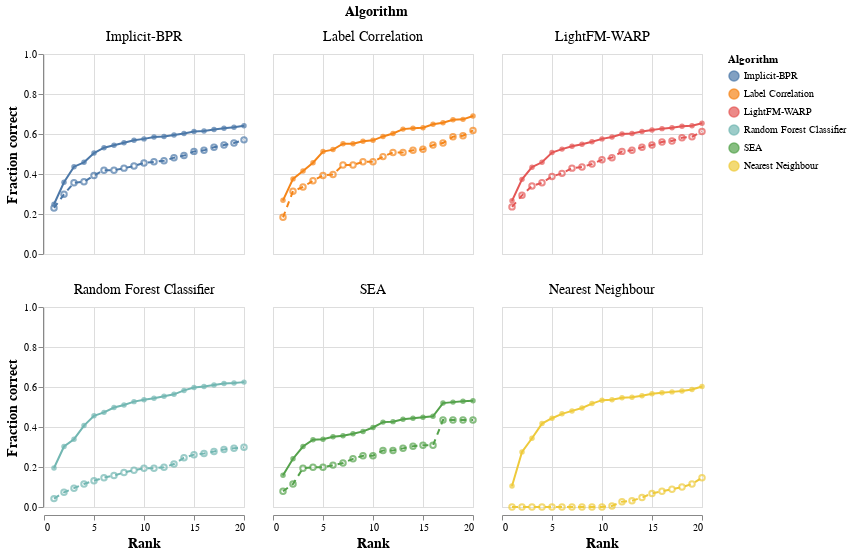

Source (notebook cell):
### Code cell
mega = ( ch.mark_line() + ch.mark_point(filled=True) ) + \
( ch_nn.mark_line(strokeDash=[6,5]) + ch_nn.mark_point() )

mega_ch = mega.properties(width=200).facet(
    facet=alt.Facet('Algorithm:N',sort=alt.SortArray(niceNames)),
    columns=3
).configure_axis(
    #labelFontSize=14,
    titleFontSize=14 
).configure_header(
    titleFontSize=14,
    labelFontSize=14
)

mega_ch.save('./figures/ecdf_gt10.html')

mega_ch

### Figure 1 — Vega-Lite specification as saved in the notebook (floating-point values rounded to 4 significant figures)
{"config": {"view": {"continuousWidth": 400, "continuousHeight": 300}, "axis": {"titleFontSize": 14}, "header": {"labelFontSize": 14, "titleFontSize": 14}}, "data": {"name": "data-ded8ed6f6a8743ad3e2b45590cc843c6"}, "facet": {"type": "nominal", "field": "Algorithm", "sort": ["Implicit-BPR", "Label Correlation", "LightFM-WARP", "Random Forest Classifier", "SEA", "Nearest Neighbour"]}, "spec": {"layer": [{"mark": "line", "encoding": {"color": {"type": "nominal", "field": "Algorithm", "sort": ["Implicit-BPR", "Label Correlation", "LightFM-WARP", "Random Forest Classifier", "SEA", "Nearest Neighbour"]}, "x": {"type": "quantitative", "field": "x", "title": "Rank"}, "y": {"type": "quantitative", "field": "y", "scale": {"domain": [0, 1]}, "title": "Fraction correct"}}, "height": 200}, {"mark": {"type": "point", "filled": true}, "encoding": {"color": {"type": "nominal", "field": "Algorithm", "sort": ["Implicit-BPR", "Label Correlation", "LightFM-WARP", "Random Forest Classifier", "SEA", "Nearest Neighbour"]}, "x": {"type": "quantitative", "field": "x", "title": "Rank"}, "y": {"type": "quantitative", "field": "y", "scale": {"domain": [0, 1]}, "title": "Fraction correct"}}, "height": 200}, {"layer": [{"mark": {"type": "line", "strokeDash": [6, 5]}, "encoding": {"color": {"type": "nominal", "field": "Algorithm", "sort": ["Implicit-BPR", "Label Correlation", "LightFM-WARP", "Random Forest Classifier", "SEA", "Nearest Neighbour"]}, "x": {"type": "quantitative", "field": "x"}, "y": {"type": "quantitative", "field": "y_nn", "scale": {"domain": [0, 1]}}}, "height": 200}, {"mark": "point", "encoding": {"color": {"type": "nominal", "field": "Algorithm", "sort": ["Implicit-BPR", "Label Correlation", "LightFM-WARP", "Random Forest Classifier", "SEA", "Nearest Neighbour"]}, "x": {"type": "quantitative", "field": "x"}, "y": {"type": "quantitative", "field": "y_nn", "scale": {"domain": [0, 1]}}}, "height": 200}]}], "width": 200}, "columns": 3, "$schema": "https://vega.github.io/schema/vega-lite/v4.8.1.json", "datasets": {"data-ded8ed6f6a8743ad3e2b45590cc843c6": [{"x": "1", "y": "0.24878048780487805", "y_nn": "0.23036649214659685", "Algorithm": "Implicit-BPR"}, {"x": "2", "y": "0.35853658536585364", "y_nn": "0.29842931937172773", "Algorithm": "Implicit-BPR"}, {"x": "3", "y": "0.43658536585365854", "y_nn": "0.35602094240837695", "Algorithm": "Implicit-BPR"}, {"x": "4", "y": "0.4585365853658537", "y_nn": "0.3612565445026178", "Algorithm": "Implicit-BPR"}, {"x": "5", "y": "0.5048780487804878", "y_nn": "0.39267015706806285", "Algorithm": "Implicit-BPR"}, {"x": "6", "y": "0.5317073170731708", "y_nn": "0.418848167539267", "Algorithm": "Implicit-BPR"}, {"x": "7", "y": "0.5439024390243903", "y_nn": "0.418848167539267", "Algorithm": "Implicit-BPR"}, {"x": "8", "y": "0.5560975609756098", "y_nn": "0.4293193717277487", "Algorithm": "Implicit-BPR"}, {"x": "9", "y": "0.5682926829268292", "y_nn": "0.4397905759162304", "Algorithm": "Implicit-BPR"}, {"x": "10", "y": "0.5756097560975609", "y_nn": "0.45549738219895286", "Algorithm": "Implicit-BPR"}, {"x": "11", "y": "0.5853658536585366", "y_nn": "0.4607329842931937", "Algorithm": "Implicit-BPR"}, {"x": "12", "y": "0.5878048780487805", "y_nn": "0.46596858638743455", "Algorithm": "Implicit-BPR"}, {"x": "13", "y": "0.5951219512195122", "y_nn": "0.4816753926701571", "Algorithm": "Implicit-BPR"}, {"x": "14", "y": "0.6024390243902439", "y_nn": "0.49214659685863876", "Algorithm": "Implicit-BPR"}, {"x": "15", "y": "0.6121951219512195", "y_nn": "0.5130890052356021", "Algorithm": "Implicit-BPR"}, {"x": "16", "y": "0.6146341463414634", "y_nn": "0.518324607329843", "Algorithm": "Implicit-BPR"}, {"x": "17", "y": "0.6219512195121951", "y_nn": "0.5340314136125655", "Algorithm": "Implicit-BPR"}, {"x": "18", "y": "0.6292682926829268", "y_nn": "0.5445026178010471", "Algorithm": "Implicit-BPR"}, {"x": "19", "y": "0.6341463414634146", "y_nn": "0.5549738219895288", "Algorithm": "Implicit-BPR"}, {"x": "20", "y": "0.6414634146341464", "y_nn": "0.5706806282722513", "Algorithm": "Implicit-BPR"}, {"x": "1", "y": "0.2682926829268293", "y_nn": "0.18324607329842932", "Algorithm": "Label Correlation"}, {"x": "2", "y": "0.375609756097561", "y_nn": "0.31413612565445026", "Algorithm": "Label Correlation"}, {"x": "3", "y": "0.4146341463414634", "y_nn": "0.33507853403141363", "Algorithm": "Label Correlation"}, {"x": "4", "y": "0.4560975609756098", "y_nn": "0.36649214659685864", "Algorithm": "Label Correlation"}, {"x": "5", "y": "0.5121951219512195", "y_nn": "0.39267015706806285", "Algorithm": "Label Correlation"}, {"x": "6", "y": "0.5219512195121951", "y_nn": "0.39790575916230364", "Algorithm": "Label Correlation"}, {"x": "7", "y": "0.551219512195122", "y_nn": "0.44502617801047123", "Algorithm": "Label Correlation"}, {"x": "8", "y": "0.551219512195122", "y_nn": "0.44502617801047123", "Algorithm": "Label Correlation"}, {"x": "9", "y": "0.5634146341463414", "y_nn": "0.4607329842931937", "Algorithm": "Label Correlation"}, {"x": "10", "y": "0.5682926829268292", "y_nn": "0.4607329842931937", "Algorithm": "Label Correlation"}, {"x": "11", "y": "0.5878048780487805", "y_nn": "0.4869109947643979", "Algorithm": "Label Correlation"}, {"x": "12", "y": "0.6024390243902439", "y_nn": "0.5078534031413613", "Algorithm": "Label Correlation"}, {"x": "13", "y": "0.624390243902439", "y_nn": "0.5078534031413613", "Algorithm": "Label Correlation"}, {"x": "14", "y": "0.6292682926829268", "y_nn": "0.518324607329843", "Algorithm": "Label Correlation"}, {"x": "15", "y": "0.6317073170731707", "y_nn": "0.5235602094240838", "Algorithm": "Label Correlation"}, {"x": "16", "y": "0.6487804878048781", "y_nn": "0.5445026178010471", "Algorithm": "Label Correlation"}, {"x": "17", "y": "0.6560975609756098", "y_nn": "0.5549738219895288", "Algorithm": "Label Correlation"}, {"x": "18", "y": "0.6707317073170732", "y_nn": "0.5863874345549738", "Algorithm": "Label Correlation"}, {"x": "19", "y": "0.6731707317073171", "y_nn": "0.5916230366492147", "Algorithm": "Label Correlation"}, {"x": "20", "y": "0.6902439024390243", "y_nn": "0.6178010471204188", "Algorithm": "Label Correlation"}, {"x": "1", "y": "0.2658536585365854", "y_nn": "0.2356020942408377", "Algorithm": "LightFM-WARP"}, {"x": "2", "y": "0.37317073170731707", "y_nn": "0.2931937172774869", "Algorithm": "LightFM-WARP"}, {"x": "3", "y": "0.43414634146341463", "y_nn": "0.3403141361256545", "Algorithm": "LightFM-WARP"}, {"x": "4", "y": "0.4585365853658537", "y_nn": "0.35602094240837695", "Algorithm": "LightFM-WARP"}, {"x": "5", "y": "0.5073170731707317", "y_nn": "0.387434554973822", "Algorithm": "LightFM-WARP"}, {"x": "6", "y": "0.524390243902439", "y_nn": "0.4031413612565445", "Algorithm": "LightFM-WARP"}, {"x": "7", "y": "0.5390243902439025", "y_nn": "0.4293193717277487", "Algorithm": "LightFM-WARP"}, {"x": "8", "y": "0.5487804878048781", "y_nn": "0.43455497382198954", "Algorithm": "LightFM-WARP"}, {"x": "9", "y": "0.5609756097560976", "y_nn": "0.450261780104712", "Algorithm": "LightFM-WARP"}, {"x": "10", "y": "0.5756097560975609", "y_nn": "0.4712041884816754", "Algorithm": "LightFM-WARP"}, {"x": "11", "y": "0.5853658536585366", "y_nn": "0.4816753926701571", "Algorithm": "LightFM-WARP"}, {"x": "12", "y": "0.6", "y_nn": "0.5130890052356021", "Algorithm": "LightFM-WARP"}, {"x": "13", "y": "0.6024390243902439", "y_nn": "0.518324607329843", "Algorithm": "LightFM-WARP"}, {"x": "14", "y": "0.6121951219512195", "y_nn": "0.5340314136125655", "Algorithm": "LightFM-WARP"}, {"x": "15", "y": "0.6195121951219512", "y_nn": "0.5445026178010471", "Algorithm": "LightFM-WARP"}, {"x": "16", "y": "0.6268292682926829", "y_nn": "0.5602094240837696", "Algorithm": "LightFM-WARP"}, {"x": "17", "y": "0.6317073170731707", "y_nn": "0.5654450261780105", "Algorithm": "LightFM-WARP"}, {"x": "18", "y": "0.6390243902439025", "y_nn": "0.581151832460733", "Algorithm": "LightFM-WARP"}, {"x": "19", "y": "0.6414634146341464", "y_nn": "0.5863874345549738", "Algorithm": "LightFM-WARP"}, {"x": "20", "y": "0.6536585365853659", "y_nn": "0.612565445026178", "Algorithm": "LightFM-WARP"}, {"x": "1", "y": "0.1951219512195122", "y_nn": "0.041884816753926704", "Algorithm": "Random Forest Classifier"}, {"x": "2", "y": "0.3024390243902439", "y_nn": "0.07329842931937172", "Algorithm": "Random Forest Classifier"}, {"x": "3", "y": "0.33902439024390246", "y_nn": "0.09424083769633508", "Algorithm": "Random Forest Classifier"}, {"x": "4", "y": "0.4073170731707317", "y_nn": "0.11518324607329843", "Algorithm": "Random Forest Classifier"}, {"x": "5", "y": "0.4560975609756098", "y_nn": "0.13089005235602094", "Algorithm": "Random Forest Classifier"}, {"x": "6", "y": "0.47317073170731705", "y_nn": "0.14659685863874344", "Algorithm": "Random Forest Classifier"}, {"x": "7", "y": "0.4975609756097561", "y_nn": "0.15706806282722513", "Algorithm": "Random Forest Classifier"}, {"x": "8", "y": "0.5097560975609756", "y_nn": "0.17277486910994763", "Algorithm": "Random Forest Classifier"}, {"x": "9", "y": "0.526829268292683", "y_nn": "0.18324607329842932", "Algorithm": "Random Forest Classifier"}, {"x": "10", "y": "0.5365853658536586", "y_nn": "0.193717277486911", "Algorithm": "Random Forest Classifier"}, {"x": "11", "y": "0.5439024390243903", "y_nn": "0.193717277486911", "Algorithm": "Random Forest Classifier"}, {"x": "12", "y": "0.5536585365853659", "y_nn": "0.19895287958115182", "Algorithm": "Random Forest Classifier"}, {"x": "13", "y": "0.5634146341463414", "y_nn": "0.21465968586387435", "Algorithm": "Random Forest Classifier"}, {"x": "14", "y": "0.5829268292682926", "y_nn": "0.24607329842931938", "Algorithm": "Random Forest Classifier"}, {"x": "15", "y": "0.5975609756097561", "y_nn": "0.2617801047120419", "Algorithm": "Random Forest Classifier"}, {"x": "16", "y": "0.6024390243902439", "y_nn": "0.2670157068062827", "Algorithm": "Random Forest Classifier"}, {"x": "17", "y": "0.6097560975609756", "y_nn": "0.2774869109947644", "Algorithm": "Random Forest Classifier"}, {"x": "18", "y": "0.6170731707317073", "y_nn": "0.2879581151832461", "Algorithm": "Random Forest Classifier"}, {"x": "19", "y": "0.6195121951219512", "y_nn": "0.2931937172774869", "Algorithm": "Random Forest Classifier"}, {"x": "20", "y": "0.624390243902439", "y_nn": "0.29842931937172773", "Algorithm": "Random Forest Classifier"}, {"x": "1", "y": "0.15853658536585366", "y_nn": "0.07853403141361257", "Algorithm": "SEA"}, {"x": "2", "y": "0.24146341463414633", "y_nn": "0.11518324607329843", "Algorithm": "SEA"}, {"x": "3", "y": "0.3024390243902439", "y_nn": "0.193717277486911", "Algorithm": "SEA"}, {"x": "4", "y": "0.33658536585365856", "y_nn": "0.19895287958115182", "Algorithm": "SEA"}, {"x": "5", "y": "0.33902439024390246", "y_nn": "0.19895287958115182", "Algorithm": "SEA"}, {"x": "6", "y": "0.35121951219512193", "y_nn": "0.2094240837696335", "Algorithm": "SEA"}, {"x": "7", "y": "0.35609756097560974", "y_nn": "0.2198952879581152", "Algorithm": "SEA"}, {"x": "8", "y": "0.36585365853658536", "y_nn": "0.24083769633507854", "Algorithm": "SEA"}, {"x": "9", "y": "0.3780487804878049", "y_nn": "0.25654450261780104", "Algorithm": "SEA"}, {"x": "10", "y": "0.3975609756097561", "y_nn": "0.25654450261780104", "Algorithm": "SEA"}, {"x": "11", "y": "0.424390243902439", "y_nn": "0.28272251308900526", "Algorithm": "SEA"}, {"x": "12", "y": "0.4268292682926829", "y_nn": "0.28272251308900526", "Algorithm": "SEA"}, {"x": "13", "y": "0.43902439024390244", "y_nn": "0.2931937172774869", "Algorithm": "SEA"}, {"x": "14", "y": "0.44390243902439025", "y_nn": "0.3036649214659686", "Algorithm": "SEA"}, {"x": "15", "y": "0.44878048780487806", "y_nn": "0.3089005235602094", "Algorithm": "SEA"}, {"x": "16", "y": "0.45365853658536587", "y_nn": "0.3089005235602094", "Algorithm": "SEA"}, {"x": "17", "y": "0.5195121951219512", "y_nn": "0.43455497382198954", "Algorithm": "SEA"}, {"x": "18", "y": "0.524390243902439", "y_nn": "0.43455497382198954", "Algorithm": "SEA"}, {"x": "19", "y": "0.5292682926829269", "y_nn": "0.43455497382198954", "Algorithm": "SEA"}, {"x": "20", "y": "0.5317073170731708", "y_nn": "0.43455497382198954", "Algorithm": "SEA"}, {"x": "1", "y": "0.1048780487804878", "y_nn": "0.0", "Algorithm": "Nearest Neighbour"}, {"x": "2", "y": "0.275609756097561", "y_nn": "0.0", "Algorithm": "Nearest Neighbour"}, {"x": "3", "y": "0.3439024390243902", "y_nn": "0.0", "Algorithm": "Nearest Neighbour"}, {"x": "4", "y": "0.4170731707317073", "y_nn": "0.0", "Algorithm": "Nearest Neighbour"}, {"x": "5", "y": "0.44390243902439025", "y_nn": "0.0", "Algorithm": "Nearest Neighbour"}, {"x": "6", "y": "0.4658536585365854", "y_nn": "0.0", "Algorithm": "Nearest Neighbour"}, {"x": "7", "y": "0.48048780487804876", "y_nn": "0.0", "Algorithm": "Nearest Neighbour"}, {"x": "8", "y": "0.4951219512195122", "y_nn": "0.0", "Algorithm": "Nearest Neighbour"}, {"x": "9", "y": "0.5170731707317073", "y_nn": "0.0", "Algorithm": "Nearest Neighbour"}, {"x": "10", "y": "0.5341463414634147", "y_nn": "0.0", "Algorithm": "Nearest Neighbour"}, {"x": "11", "y": "0.5365853658536586", "y_nn": "0.005235602094240838", "Algorithm": "Nearest Neighbour"}, {"x": "12", "y": "0.5463414634146342", "y_nn": "0.02617801047120419", "Algorithm": "Nearest Neighbour"}, {"x": "13", "y": "0.5487804878048781", "y_nn": "0.031413612565445025", "Algorithm": "Nearest Neighbour"}, {"x": "14", "y": "0.5560975609756098", "y_nn": "0.04712041884816754", "Algorithm": "Nearest Neighbour"}, {"x": "15", "y": "0.5658536585365853", "y_nn": "0.06806282722513089", "Algorithm": "Nearest Neighbour"}, {"x": "16", "y": "0.5707317073170731", "y_nn": "0.07853403141361257", "Algorithm": "Nearest Neighbour"}, {"x": "17", "y": "0.5756097560975609", "y_nn": "0.08900523560209424", "Algorithm": "Nearest Neighbour"}, {"x": "18", "y": "0.5804878048780487", "y_nn": "0.09947643979057591", "Algorithm": "Nearest Neighbour"}, {"x": "19", "y": "0.5878048780487805", "y_nn": "0.11518324607329843", "Algorithm": "Nearest Neighbour"}, {"x": "20", "y": "0.6024390243902439", "y_nn": "0.14659685863874344", "Algorithm": "Nearest Neighbour"}]}}
